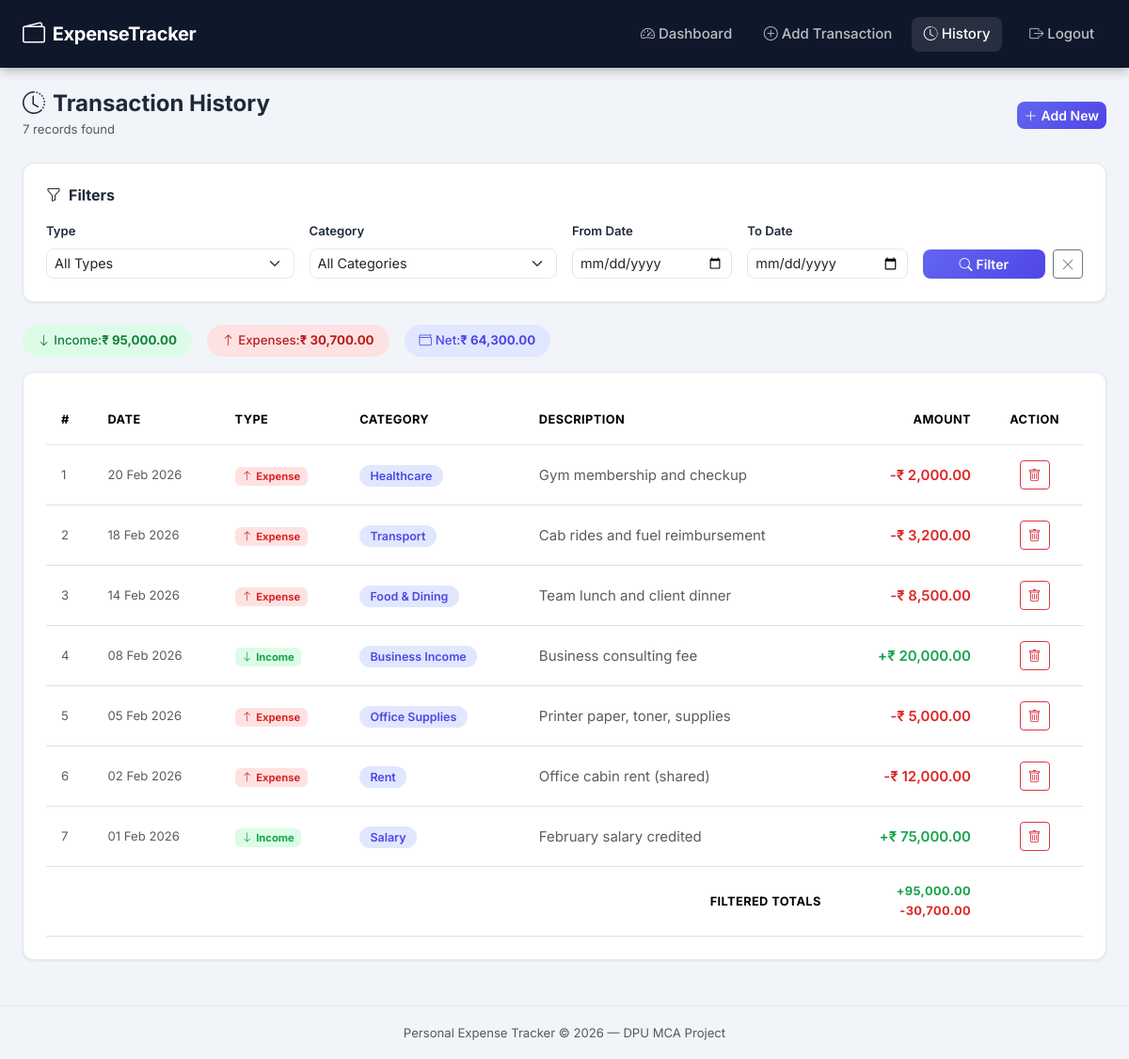
Screenshot of /history.php (signed in) with the database file from the repository.
### tables this page shows
CREATE TABLE transactions (
    id INT(11) NOT NULL AUTO_INCREMENT,
    user_id INT(11) NOT NULL,
    amount DECIMAL(12,2) NOT NULL CHECK (amount > 0),
    type ENUM('Income','Expense') NOT NULL,
    category_id INT(11) NOT NULL,
    description VARCHAR(255) DEFAULT NULL,
    date DATE NOT NULL,
    created_at TIMESTAMP NOT NULL DEFAULT CURRENT_TIMESTAMP,

    PRIMARY KEY (id),

    CONSTRAINT fk_transactions_user
        FOREIGN KEY (user_id)
        REFERENCES users(id)
        ON DELETE CASCADE
        ON UPDATE CASCADE,

    CONSTRAINT fk_transactions_category
        FOREIGN KEY (category_id)
        REFERENCES categories(id)
        ON DELETE RESTRICT
        ON UPDATE CASCADE
);

CREATE TABLE categories (
    id INT(11) NOT NULL AUTO_INCREMENT,
    name VARCHAR(100) NOT NULL UNIQUE,
    type ENUM('Income','Expense','Both') NOT NULL DEFAULT 'Both',

    PRIMARY KEY (id)
);

### history.php (the view, shortened to what this page needs)
<?php
$conn    = getConnection();
$user_id = (int) $_SESSION['user_id'];
$filter_type  = $_GET['type']       ?? 'All';
$filter_from  = $_GET['date_from']  ?? '';
$filter_to    = $_GET['date_to']    ?? '';
$where_parts = ['t.user_id = ?'];
$params      = [$user_id];
$types       = 'i';
$where_sql = implode(' AND ', $where_parts);
$totStmt = $conn->prepare(
    "SELECT
        COALESCE(SUM(CASE WHEN t.type='Income'  THEN t.amount ELSE 0 END), 0) AS filtered_income,
        COALESCE(SUM(CASE WHEN t.type='Expense' THEN t.amount ELSE 0 END), 0) AS filtered_expense,
        COUNT(*) AS total_count
     FROM transactions t
     WHERE $where_sql"
);
$totStmt->bind_param($types, ...$params);
$totStmt->execute();
$totals = $totStmt->get_result()->fetch_assoc();
$txnStmt = $conn->prepare(
    "SELECT t.id, t.amount, t.type, t.description, t.date, c.name AS category_name
     FROM transactions t
     JOIN categories c ON t.category_id = c.id
     WHERE $where_sql
     ORDER BY t.date DESC, t.id DESC"
);
$txnStmt->bind_param($types, ...$params);
$txnStmt->execute();
$transactions = $txnStmt->get_result()->fetch_all(MYSQLI_ASSOC);
?>
<!DOCTYPE html>
<html lang="en">
<head>
    <link rel="stylesheet" href="https://cdn.jsdelivr.net/npm/bootstrap@5.3.2/dist/css/bootstrap.min.css"/>
    <link rel="stylesheet" href="https://cdn.jsdelivr.net/npm/bootstrap-icons@1.11.3/font/bootstrap-icons.min.css"/>
    <link rel="stylesheet" href="style.css"/>
</head>
<body class="app-body">
<nav class="navbar navbar-expand-lg app-navbar">
    <div class="container-fluid px-4">
        <a class="navbar-brand d-flex align-items-center gap-2" href="dashboard.php">
            <i class="bi bi-wallet2 fs-4"></i><span class="fw-bold">ExpenseTracker</span>
        </a>
        <div class="collapse navbar-collapse" id="navMenu">
            <ul class="navbar-nav ms-auto align-items-center gap-2">
                <li class="nav-item"><a class="nav-link" href="dashboard.php"><i class="bi bi-speedometer2 me-1"></i>Dashboard</a></li>
                <li class="nav-item"><a class="nav-link" href="add_transaction.php"><i class="bi bi-plus-circle me-1"></i>Add Transaction</a></li>
                <li class="nav-item"><a class="nav-link active" href="history.php"><i class="bi bi-clock-history me-1"></i>History</a></li>
                <li class="nav-item ms-2">
                    <a class="nav-link text-danger" href="logout.php"><i class="bi bi-box-arrow-right me-1"></i>Logout</a>
                </li>
            </ul>
        </div>
    </div>
</nav>
<main class="container-fluid px-4 py-4">
    <div class="d-flex align-items-center justify-content-between mb-4 flex-wrap gap-2">
        <div>
            <h4 class="fw-bold mb-0"><i class="bi bi-clock-history me-2"></i>Transaction History</h4>
            <small class="text-muted"><?= number_format((int)$totals['total_count']) ?> records found</small>
        </div>
        <a href="add_transaction.php" class="btn btn-primary btn-sm">
            <i class="bi bi-plus-lg me-1"></i>Add New
        </a>
    </div>
    <div class="info-card mb-4">
        <h6 class="fw-bold mb-3"><i class="bi bi-funnel me-2"></i>Filters</h6>
        <form method="GET" action="history.php" class="row g-3 align-items-end">
            <div class="col-12 col-md-3">
                <label class="form-label fw-semibold small">Type</label>
                <select name="type" class="form-select form-select-sm">
                    <option value="All"     <?= $filter_type === 'All'     ? 'selected' : '' ?>>All Types</option>
                </select>
            </div>
            <div class="col-12 col-md-3">
                <label class="form-label fw-semibold small">Category</label>
                <select name="category_id" class="form-select form-select-sm">
                    <option value="0">All Categories</option>
                </select>
            </div>
            <div class="col-12 col-md-2">
                <label class="form-label fw-semibold small">From Date</label>
                <input type="date" name="date_from" class="form-control form-control-sm"
                       value="<?= htmlspecialchars($filter_from) ?>"/>
            </div>
            <div class="col-12 col-md-2">
                <label class="form-label fw-semibold small">To Date</label>
                <input type="date" name="date_to" class="form-control form-control-sm"
                       value="<?= htmlspecialchars($filter_to) ?>"/>
            </div>
            <div class="col-12 col-md-2 d-flex gap-2">
                <button type="submit" class="btn btn-primary btn-sm flex-fill">
                    <i class="bi bi-search me-1"></i>Filter
                </button>
                <a href="history.php" class="btn btn-outline-secondary btn-sm">
                    <i class="bi bi-x-lg"></i>
                </a>
            </div>
        </form>
    </div>
    <div class="d-flex gap-3 mb-3 flex-wrap">
        <span class="filter-chip income-chip">
            <i class="bi bi-arrow-down me-1"></i>Income: <strong>₹ <?= number_format((float)$totals['filtered_income'], 2) ?></strong>
        </span>
        <span class="filter-chip expense-chip">
            <i class="bi bi-arrow-up me-1"></i>Expenses: <strong>₹ <?= number_format((float)$totals['filtered_expense'], 2) ?></strong>
        </span>
        <span class="filter-chip balance-chip">
            <i class="bi bi-wallet me-1"></i>Net: <strong>₹ <?= number_format((float)$totals['filtered_income'] - (float)$totals['filtered_expense'], 2) ?></strong>
        </span>
    </div>
    <div class="info-card">
        <?php if (empty($transactions)): ?>
            <div class="text-center py-5">
                <i class="bi bi-search fs-1 text-muted"></i>
                <p class="mt-2 text-muted">No transactions match your filters.</p>
                <a href="history.php" class="btn btn-outline-primary btn-sm">Clear Filters</a>
            </div>
        <?php else: ?>
            <div class="table-responsive">
                <table class="table table-hover align-middle mb-0">
                    <thead class="table-head">
                        <tr>
                            <th>#</th>
                            <th>Date</th>
                            <th>Type</th>
                            <th>Category</th>
                            <th>Description</th>
                            <th class="text-end">Amount</th>
                            <th class="text-center">Action</th>
                        </tr>
                    </thead>
                    <tbody>
                        <?php foreach ($transactions as $i => $txn): ?>
                        <tr>
                            <td class="text-muted small"><?= $i + 1 ?></td>
                            <td class="text-muted small"><?= date('d M Y', strtotime($txn['date'])) ?></td>
                            <td>
                                <?php if ($txn['type'] === 'Income'): ?>
                                    <span class="badge bg-success-subtle text-success">
                                        <i class="bi bi-arrow-down me-1"></i>Income
                                    </span>
                                <?php else: ?>
                                    <span class="badge bg-danger-subtle text-danger">
                                        <i class="bi bi-arrow-up me-1"></i>Expense
                                    </span>
                                <?php endif; ?>
                            </td>
                            <td><span class="category-pill"><?= htmlspecialchars($txn['category_name']) ?></span></td>
                            <td class="text-muted"><?= htmlspecialchars($txn['description'] ?: '—') ?></td>
                            <td class="text-end fw-semibold <?= $txn['type'] === 'Income' ? 'text-success' : 'text-danger' ?>">
                                <?= $txn['type'] === 'Income' ? '+' : '-' ?>₹ <?= number_format((float)$txn['amount'], 2) ?>
                            </td>
                            <td class="text-center">
                                <form method="POST" action="history.php"
                                      onsubmit="return confirm('Delete this transaction?')">
                                    <button type="submit" class="btn btn-sm btn-outline-danger">
                                        <i class="bi bi-trash"></i>
                                    </button>
                                </form>
                            </td>
                        </tr>
                        <?php endforeach; ?>
                    </tbody>
                    <tfoot class="table-head fw-bold">
                        <tr>
                            <td colspan="5" class="text-end">Filtered Totals</td>
                            <td class="text-end">
                                <span class="text-success">+<?= number_format((float)$totals['filtered_income'], 2) ?></span><br/>
                                <span class="text-danger">-<?= number_format((float)$totals['filtered_expense'], 2) ?></span>
                            </td>
                            <td></td>
                        </tr>
                    </tfoot>
                </table>
            </div>
        <?php endif; ?>
    </div>
</main>
<footer class="text-center py-3 mt-4">
    <small class="text-muted">Personal Expense Tracker &copy; <?= date('Y') ?> — DPU MCA Project</small>
</footer>
</body>
</html>

### style.css (style rules this page uses)
:root { --primary: #6366f1; --primary-dark: #4f46e5; --primary-light: #e0e7ff; --success: #22c55e; --success-light: #dcfce7; --danger: #ef4444; --danger-light: #fee2e2; --warning: #f59e0b; --warning-light: #fef3c7; --bg: #f1f5f9; --card-bg: #ffffff; --navbar-bg: #0f172a; --text-main: #1e293b; --text-muted: #64748b; --border: #e2e8f0; --shadow-sm: 0 1px 3px rgba(0,0,0,.08); --shadow-md: 0 4px 16px rgba(0,0,0,.10); --shadow-lg: 0 8px 32px rgba(0,0,0,.14); --radius: 12px; --radius-lg: 18px; }
*, *::before, *::after { box-sizing: border-box; }
body { font-family: 'Inter', system-ui, -apple-system, sans-serif; color: var(--text-main); font-size: 0.9375rem; line-height: 1.6; }
.app-body { background: var(--bg); min-height: 100vh; }
.app-navbar { background: var(--navbar-bg) !important; box-shadow: 0 2px 12px rgba(0,0,0,.3); padding-top: .75rem; padding-bottom: .75rem; }
.app-navbar .navbar-brand { color: #fff !important; letter-spacing: -.3px; }
.app-navbar .nav-link { color: rgba(255,255,255,.72) !important; font-weight: 500; transition: color .15s; border-radius: 8px; padding: .4rem .8rem !important; }
.app-navbar .nav-link:hover, .app-navbar .nav-link.active { color: #fff !important; background: rgba(255,255,255,.1); }
.info-card { background: var(--card-bg); border-radius: var(--radius); box-shadow: var(--shadow-sm); padding: 1.5rem; border: 1px solid var(--border); }
.table-head { background: #f8fafc; font-size: .8rem; font-weight: 600; text-transform: uppercase; letter-spacing: .4px; color: var(--text-muted); }
.table-head th { padding: .85rem 1rem; border-bottom: 1px solid var(--border); }
.table td, .table th { padding: 1rem; vertical-align: middle; }
.table tbody tr { transition: background .15s; }
.category-pill { background: var(--primary-light); color: var(--primary-dark); padding: .22rem .7rem; border-radius: 999px; font-size: .78rem; font-weight: 600; }
.filter-chip { display: inline-flex; align-items: center; padding: .4rem 1rem; border-radius: 999px; font-size: .83rem; font-weight: 500; }
.income-chip { background: var(--success-light); color: #15803d; }
.expense-chip { background: var(--danger-light); color: #b91c1c; }
.balance-chip { background: var(--primary-light); color: var(--primary-dark); }
.btn-primary { background: linear-gradient(135deg, var(--primary), var(--primary-dark)) !important; border: none !important; font-weight: 600; border-radius: 8px !important; transition: transform .15s, box-shadow .15s; }
.form-control, .form-select { border-radius: 8px; border: 1.5px solid var(--border); font-size: .9rem; transition: border-color .2s, box-shadow .2s; }
.bg-success-subtle { background: var(--success-light) !important; }
.bg-danger-subtle { background: var(--danger-light) !important; }
.text-success { color: #16a34a !important; }
.text-danger { color: #dc2626 !important; }
footer { border-top: 1px solid var(--border); }

### rows the page displays
transactions: date "20 Feb 2026", type "Expense" (drawn), category.name "Healthcare", description "Gym membership and checkup", amount "2,000.00"
transactions: date "18 Feb 2026", type "Expense" (drawn), category.name "Transport", description "Cab rides and fuel reimbursement", amount "3,200.00"
transactions: date "14 Feb 2026", type "Expense" (drawn), category.name "Food & Dining", description "Team lunch and client dinner", amount "8,500.00"
transactions: date "08 Feb 2026", type "Income" (drawn), category.name "Business Income", description "Business consulting fee", amount "20,000.00"
transactions: date "05 Feb 2026", type "Expense" (drawn), category.name "Office Supplies", description "Printer paper, toner, supplies", amount "5,000.00"
transactions: date "02 Feb 2026", type "Expense" (drawn), category.name "Rent", description "Office cabin rent (shared)", amount "12,000.00"
transactions: date "01 Feb 2026", type "Income" (drawn), category.name "Salary", description "February salary credited", amount "75,000.00"

### other values shown
$totals['total_count'] "7"
$totals['filtered_income'] "95,000.00"
$totals['filtered_expense'] "30,700.00"
